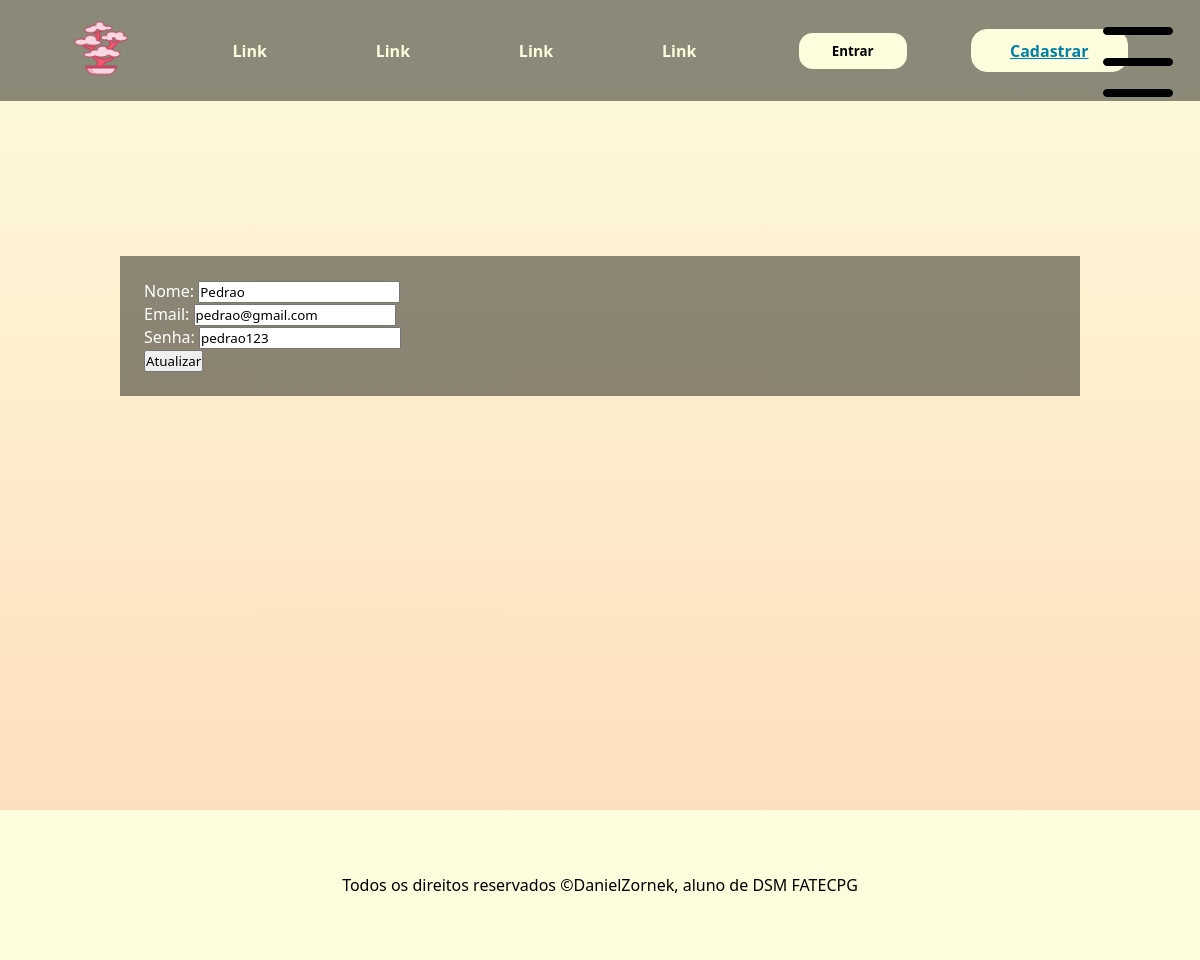
The page /editar-usuario/1 on the database its author committed.
### app/models.py (models this page shows)
class Usuario(models.Model): # aqui dizemos que a classe pai Model irá dar herança para a classe usuario
    nome = models.CharField(max_length=100) # varchar, deve especificar o tamanho
    email = models.EmailField()
    senha = models.CharField(max_length=16)

### app/views.py (the view)
# urls.py: path('editar-usuario/<int:id_usuario>', views.editarUsuario, name="editarUsuario")
def editarUsuario(request, id_usuario):
    usuario = Usuario.objects.get(id=id_usuario)
    formUsuarioEditar = formulario(request.POST or None, instance=usuario)
    if request.POST:
        if formUsuarioEditar.is_valid():
            formUsuarioEditar.save()
            return redirect("exibirUsuarios")
    else:
        return render(request, "editar-usuario.html", {'form' : formUsuarioEditar})

### app/forms.py
class formulario(forms.ModelForm):
    class Meta: # não precisa de parenteses
        model = Usuario
        fields = ('nome', 'email', 'senha')
        widgets = {
            'nome' : forms.TextInput(attrs={'type':'text', 'class':'form-input'}),
            'email' : forms.TextInput(attrs={'type':'email', 'class':'form-input'}),
            'senha' : forms.TextInput(attrs={'type':'senha', 'class':'form-input'})
        }

### app/templates/editar-usuario.html (shortened to what this page needs)
{% extends 'template.html' %}
{% block conteudo %}
    <form method="POST" class="form">
        {{ form }}
        <button type="submit" class="form-button">
            Atualizar
        </button>
{% endblock %}

### app/static/template.css (style rules this page uses)
* { margin: 0; padding: 0; box-sizing: border-box; font-family: 'Segoe UI', Tahoma, Geneva, Verdana, sans-serif; }
:root { --cor1: #0081a7; --cor2: #00afb9; --cor3: #fdfcdc; --cor4: #fed9b7; --cor5: #f07167; }
body { background-image: linear-gradient(to bottom, var(--cor3), var(--cor4)); background-repeat: no-repeat; min-height: 120vh; display: flex; flex-direction: column; align-items: center; }

### rows shown on the page
Usuario: nome "Pedrao", email "pedrao@gmail.com", senha "pedrao123"
